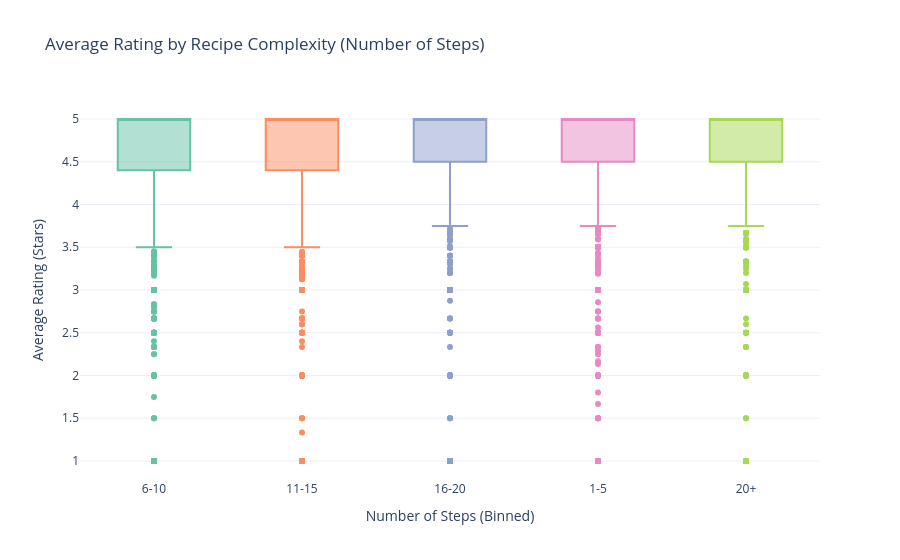

Notebook source saved alongside this figure:
### Markdown cell above
### Bivariate Analysis

### Code cell
# Bivariate Plot 1: Average rating by number of steps (binned).
# Groups recipes by complexity to see if step count affects ratings.
df['step_bin'] = pd.cut(
    df['n_steps'],
    bins=[0, 5, 10, 15, 20, df['n_steps'].max() + 1],
    labels=['1-5', '6-10', '11-15', '16-20', '20+'],
    right=True
)

fig3 = px.box(
    df.dropna(subset=['avg_rating', 'step_bin']),
    x='step_bin',
    y='avg_rating',
    title='Average Rating by Recipe Complexity (Number of Steps)',
    labels={'step_bin': 'Number of Steps',
            'avg_rating': 'Average Rating (Stars)'},
    color='step_bin',
    color_discrete_sequence=px.colors.qualitative.Set2
)
fig3.update_layout(
    xaxis_title='Number of Steps (Binned)',
    yaxis_title='Average Rating (Stars)',
    template='plotly_white',
    showlegend=False
)
fig3.show()
fig3.write_html('assets/rating-by-steps.html', include_plotlyjs='cdn')

### Figure 1 — Plotly figure (JSON) as saved in the notebook; plotly's stock layout.template omitted (floating-point values rounded to 4 significant figures; data arrays with more than 128 entries replaced by an {"elided": "..."} marker saying what was removed)
{"data": [{"alignmentgroup": "True", "hovertemplate": "Number of Steps=%{x}<br>Average Rating (Stars)=%{y}<extra></extra>", "legendgroup": "6-10", "marker": {"color": "rgb(102,194,165)"}, "name": "6-10", "notched": false, "offsetgroup": "6-10", "orientation": "v", "showlegend": true, "type": "box", "x": {"elided": "31744 str values"}, "x0": " ", "xaxis": "x", "y": {"elided": "31744 float values"}, "y0": " ", "yaxis": "y"}, {"alignmentgroup": "True", "hovertemplate": "Number of Steps=%{x}<br>Average Rating (Stars)=%{y}<extra></extra>", "legendgroup": "11-15", "marker": {"color": "rgb(252,141,98)"}, "name": "11-15", "notched": false, "offsetgroup": "11-15", "orientation": "v", "showlegend": true, "type": "box", "x": {"elided": "18248 str values"}, "x0": " ", "xaxis": "x", "y": {"elided": "18248 float values"}, "y0": " ", "yaxis": "y"}, {"alignmentgroup": "True", "hovertemplate": "Number of Steps=%{x}<br>Average Rating (Stars)=%{y}<extra></extra>", "legendgroup": "16-20", "marker": {"color": "rgb(141,160,203)"}, "name": "16-20", "notched": false, "offsetgroup": "16-20", "orientation": "v", "showlegend": true, "type": "box", "x": {"elided": "7338 str values"}, "x0": " ", "xaxis": "x", "y": {"elided": "7338 float values"}, "y0": " ", "yaxis": "y"}, {"alignmentgroup": "True", "hovertemplate": "Number of Steps=%{x}<br>Average Rating (Stars)=%{y}<extra></extra>", "legendgroup": "1-5", "marker": {"color": "rgb(231,138,195)"}, "name": "1-5", "notched": false, "offsetgroup": "1-5", "orientation": "v", "showlegend": true, "type": "box", "x": {"elided": "18466 str values"}, "x0": " ", "xaxis": "x", "y": {"elided": "18466 float values"}, "y0": " ", "yaxis": "y"}, {"alignmentgroup": "True", "hovertemplate": "Number of Steps=%{x}<br>Average Rating (Stars)=%{y}<extra></extra>", "legendgroup": "20+", "marker": {"color": "rgb(166,216,84)"}, "name": "20+", "notched": false, "offsetgroup": "20+", "orientation": "v", "showlegend": true, "type": "box", "x": {"elided": "4835 str values"}, "x0": " ", "xaxis": "x", "y": {"elided": "4835 float values"}, "y0": " ", "yaxis": "y"}], "layout": {"boxmode": "overlay", "legend": {"title": {"text": "Number of Steps"}, "tracegroupgap": 0}, "showlegend": false, "title": {"text": "Average Rating by Recipe Complexity (Number of Steps)"}, "xaxis": {"anchor": "y", "categoryarray": ["6-10", "11-15", "16-20", "1-5", "20+"], "categoryorder": "array", "domain": [0, 1], "title": {"text": "Number of Steps (Binned)"}}, "yaxis": {"anchor": "x", "domain": [0, 1], "title": {"text": "Average Rating (Stars)"}}}}
